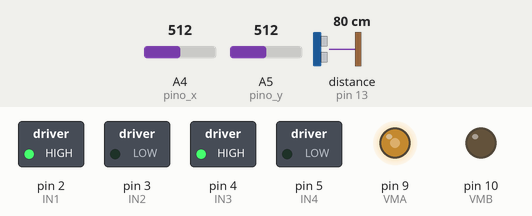
Simulated run of this sketch. Board: Arduino Uno, built with avr-gcc and run on an emulated ATmega328P. On the bench: switched loads named in the sketch (green lamp = pin HIGH), output pins drawn as LEDs (lit = HIGH). The inputs (shaded band) are chosen by the test bench; at power-on: distance to the obstacle (sensor on pin 13) 80 cm, A4 (pino_x) = 512, A5 (pino_y) = 512. The echo pulse lasts 58.3 µs per cm.

Above: at 1.2 s.
1.3 s: distance to the obstacle (sensor on pin 13) set to 13 cm
2.8 s: distance to the obstacle (sensor on pin 13) set to 10 cm
At 3.3 s:
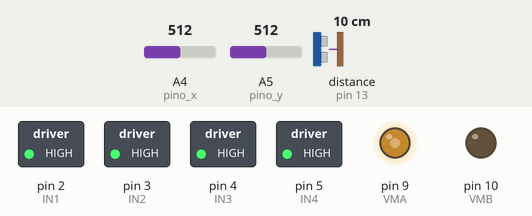
5.8 s: distance to the obstacle (sensor on pin 13) set to 18 cm
At 6.9 s:
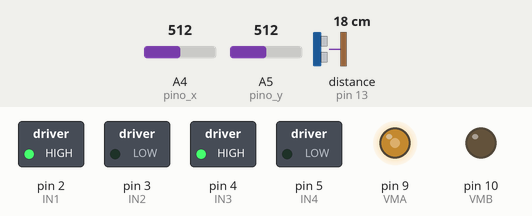
7.3 s: A4 (pino_x) set to 504
At 8.4 s:
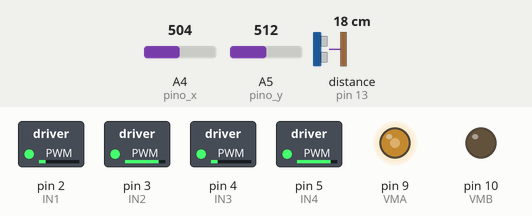
8.8 s: A5 (pino_y) set to 503
At 10.0 s:
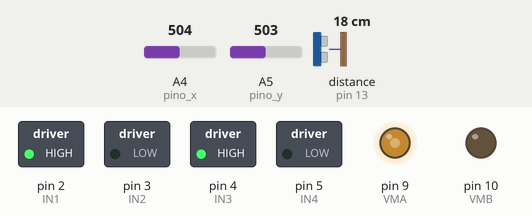
10.3 s: A5 (pino_y) set to 716
At 11.8 s:
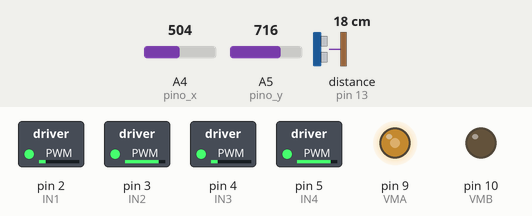
Timing chart, 0 to 12.8 s (numbered marks = the images above; inputs shaded):
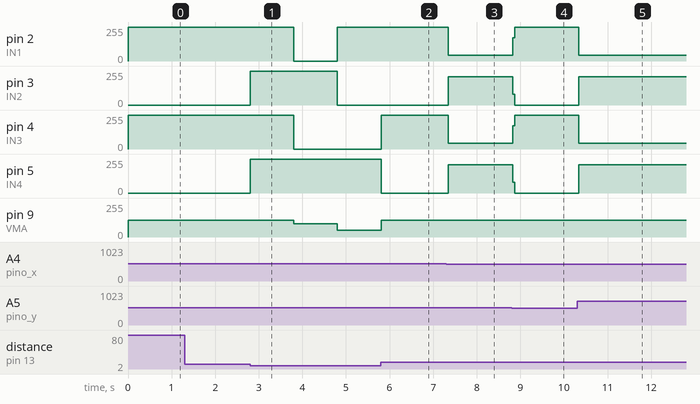

The sketch:

sketch_aug31_Robot.ino
```cpp
/*------------------------------------------------------------------*/
/*-----------------------< Robo Autônomo >--------------------------*/
/*-----------------------< Versão 1.0.0 >---------------------------*/
/*----------------< Criado por Carlos Cordeiro >--------------------*/
/*------------------------< 01/09/2020 >----------------------------*/
/*------------------------------------------------------------------*/
/*----------------< carlosccordeiro@uol.com.br >--------------------*/
/*------------------------------------------------------------------*/

#include <Ultrasonic.h>
#include <Wire.h>
#include <Servo.h>

//Define os pinos para o trigger e echo do sensor ultrasonico A

#define pino_triggerA 12
#define pino_echoA 13

//Define os pinos para o trigger e echo do sensor ultrasonico A

#define pino_triggerB 10
#define pino_echoB 11

//Definie a variável que armazenará a distância medida pelo sensor ultrasônico

long dista;

//Definicoes dos módulos ultrassônicos

Ultrasonic ultrasonicA(pino_triggerA, pino_echoA);
Ultrasonic ultrasonicB(pino_triggerB, pino_echoB);

//Definicoes dos servo motores, caso sejam utilizados

Servo servomotorA;
Servo servomotorB;

//Definicoes pinos Arduino ligados ao módulo de Joystick

int pino_x = A4; //Pino ligado ao X do joystick
int pino_y = A5; //Pino ligado ao Y do joystick
int val_x;   //Armazena o valor do eixo X
int val_y;   //Armazena o valor do eixo Y

//Definicoes pinos Arduino ligados a entrada da Ponte H

// Motor A

    int IN1 = 2;
    int IN2 = 3;

// Velocidade do Motor A em modo PWM

    int VMA = 9;

// Motor B

    int IN3 = 4;
    int IN4 = 5;

// Velocidade do Motor B em modo PWM

    int VMB = 10;

// Definição dos parâmetrode c configuração

void setup()
{
  Serial.begin (9600);
  //Pinos de saída do motor A
  pinMode(IN1, OUTPUT);
  pinMode(IN2, OUTPUT);
  pinMode(VMA, OUTPUT);

  //Pinos de saída do motor B
  pinMode(IN3, OUTPUT);
  pinMode(IN4, OUTPUT);
  pinMode(VMB, OUTPUT);
}

// Funções de controle do robo

void calcular()
{

lerDistancia();

if (dista > 10){

moveFrente();
analogWrite (VMA,125);
analogWrite (VMA,125);
}

else // Para fins de teste, fazer o motor girar sempre à direita. Futuramente ele deve calcular o melhor caminho.

{

travarPosicao();

delay(1000);

analogWrite (VMA,100);
analogWrite (VMA,100);
movePraTras();

delay (1000);
analogWrite (VMA,50);
analogWrite (VMA,50);
girarDireita();

delay (1000);
calcular();

}

}
// Mover o robo para frente

void moveFrente()

{
  digitalWrite(IN1, HIGH);
  digitalWrite(IN2, LOW);
  digitalWrite(IN3, HIGH);
  digitalWrite(IN4, LOW);
}

void movePraTras()

{
  digitalWrite(IN1, LOW);
  digitalWrite(IN2, HIGH);
  digitalWrite(IN3, LOW);
  digitalWrite(IN4, HIGH);
}

void girarDireita()

{
  digitalWrite(IN1, HIGH);
  digitalWrite(IN2, LOW);
  digitalWrite(IN3, LOW);
  digitalWrite(IN4, HIGH);
}

void girarEsquerda()

{
  digitalWrite(IN1, LOW);
  digitalWrite(IN2, HIGH);
  digitalWrite(IN3, HIGH);
  digitalWrite(IN4, LOW);
}

void travarPosicao()

{
  digitalWrite(IN1, HIGH);
  digitalWrite(IN2, HIGH);
  digitalWrite(IN3, HIGH);
  digitalWrite(IN4, HIGH);
}

void lerDistancia ()

{
  float cmMsec;
  long microsec = ultrasonicA.timing();
  dista = ultrasonicA.convert(microsec, Ultrasonic::CM);
  return dista;
  }

void loop()
{

calcular();

// Caso seja aplicado o controle do robô com joystic, o código abaixo deverá ser utilizado.

//Recebe o valor do joystick, eixo X
  val_x = analogRead(pino_x);
  //Converte o valor lido para um valor entre -1 e 1 graus
  val_x = map(val_x, 0, 1023, -1, 1);


    //Recebe o valor do joystick, eixo X
  val_y = analogRead(pino_y);
  //Converte o valor lido para um valor entre -1 e 1 graus
  val_y = map(val_y, 0, 1023, -1, 1);

// Se a leitura do joystick for maior que zero, o robo se move para frente!
if (val_x >0 && val_y ==0)
{
moveFrente();

// Define a velocidade do motor em função do valor lido no joystick

VMA = val_x*255;
VMB = val_x*255;

}

// Se a leitura do joystick for menor que zero, o robo se move para trás!
else if (val_x <0 && val_y ==0)
{
movePraTras();

// Define a velocidade do motor em função do valor lido no joystick, convertendo o valor negativo em positivo!

VMA = val_x*255*-1;
VMB = val_x*255*-1;
}

// Se a leitura do joystick for igual a zero, o robo trava as rodas!
else if (val_x = 0 && val_y == 0)
{
travarPosicao();

// Define a velocidade do motor em função do valor lido no joystick

VMA = 0;
VMB = 0;
}

}

/*------------------------------------------------------------------*/
/*------------------------- Fim do Código --------------------------*/
/*------------------------------------------------------------------*/
```

Measured:
- the behaviour switches between 12 and 11 cm on distance to the obstacle (sensor on pin 13) (found by bisection; images 0 and 1)
- the behaviour switches between 512 and 511 on A4 (pino_x) (found by bisection; images 2 and 3)
- the behaviour switches between 512 and 511 on A5 (pino_y) (found by bisection; images 3 and 4)
- after the input at 1.3 s, every drawn part: stays the same
- after the input at 2.8 s, pin 2 (IN1): 255/255 → 0/255 after 1.0 s, → 255/255 1.0 s later; pin 3 (IN2): 0/255 → 255/255 at once, → 0/255 2.0 s later; pin 4 (IN3): 255/255 → 0/255 after 1.0 s; pin 5 (IN4): 0/255 → 255/255 at once; pin 9 (VMA): 125/255 → 100/255 after 1.0 s, → 50/255 1.0 s later
- after the input at 5.8 s, pin 2 (IN1): stays 255/255 (without the input it goes to 0/255 after 1.0 s); pin 3 (IN2): stays 0/255 (without the input it goes to 255/255 after 0.00 s); pin 4 (IN3): goes on until 5.8 s, then stays 255/255; pin 5 (IN4): 255/255 → 0/255 at once; pin 9 (VMA): 50/255 → 125/255 at once
- after the input at 7.3 s, pin 2 (IN1), pin 4 (IN3): 255/255 → 42/255 after 0.05 s; pin 3 (IN2), pin 5 (IN4): 0/255 → 213/255 after 0.05 s
- after the input at 8.8 s, pin 2 (IN1), pin 4 (IN3): 42/255 → 255/255 at once; pin 3 (IN2), pin 5 (IN4): 213/255 → 0/255 at once
- after the input at 10.3 s, pin 2 (IN1), pin 4 (IN3): 255/255 → 42/255 at once; pin 3 (IN2), pin 5 (IN4): 0/255 → 213/255 at once
